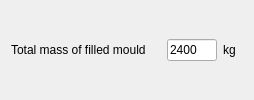
                   <widget class="QWidget" name="widget_totalMassFilledMould" native="true">
                    <property name="sizePolicy">
                     <sizepolicy hsizetype="Fixed" vsizetype="Fixed">
                      <horstretch>0</horstretch>
                      <verstretch>0</verstretch>
                     </sizepolicy>
                    </property>
                    <property name="minimumSize">
                     <size>
                      <width>100</width>
                      <height>0</height>
                     </size>
                    </property>
                    <layout class="QHBoxLayout" name="horizontalLayout_28">
                     <property name="topMargin">
                      <number>0</number>
                     </property>
                     <property name="bottomMargin">
                      <number>0</number>
                     </property>
                     <item>
                      <widget class="QLabel" name="label_totalMassFilledMould">
                       <property name="sizePolicy">
                        <sizepolicy hsizetype="Fixed" vsizetype="MinimumExpanding">
                         <horstretch>0</horstretch>
                         <verstretch>0</verstretch>
                        </sizepolicy>
                       </property>
                       <property name="minimumSize">
                        <size>
                         <width>150</width>
                         <height>0</height>
                        </size>
                       </property>
                       <property name="text">
                        <string>Total mass of filled mould</string>
                       </property>
                       <property name="alignment">
                        <set>Qt::AlignJustify|Qt::AlignVCenter</set>
                       </property>
                      </widget>
                     </item>
                     <item alignment="Qt::AlignLeft">
                      <widget class="QLineEdit" name="lineEdit_totalMassFilledMould">
                       <property name="enabled">
                        <bool>true</bool>
                       </property>
                       <property name="sizePolicy">
                        <sizepolicy hsizetype="Fixed" vsizetype="Fixed">
                         <horstretch>0</horstretch>
                         <verstretch>0</verstretch>
                        </sizepolicy>
                       </property>
                       <property name="minimumSize">
                        <size>
                         <width>30</width>
                         <height>0</height>
                        </size>
                       </property>
                       <property name="maximumSize">
                        <size>
                         <width>50</width>
                         <height>16777215</height>
                        </size>
                       </property>
                       <property name="toolTip">
                        <string>&lt;html&gt;&lt;head/&gt;&lt;body&gt;&lt;p&gt;This factor will multiple the values contained in the files being read. If the files are already in terms of equivalent gravity (g), then a value equal to 1 should be inserted&lt;/p&gt;&lt;/body&gt;&lt;/html&gt;</string>
                       </property>
                       <property name="text">
                        <string>2400</string>
                       </property>
                       <property name="maxLength">
                        <number>8</number>
                       </property>
                      </widget>
                     </item>
                     <item alignment="Qt::AlignLeft">
                      <widget class="QLabel" name="label_totalMassFilledMouldUnits">
                       <property name="sizePolicy">
                        <sizepolicy hsizetype="Preferred" vsizetype="Fixed">
                         <horstretch>0</horstretch>
                         <verstretch>0</verstretch>
                        </sizepolicy>
                       </property>
                       <property name="minimumSize">
                        <size>
                         <width>20</width>
                         <height>0</height>
                        </size>
                       </property>
                       <property name="text">
                        <string>kg</string>
                       </property>
                      </widget>
                     </item>
                    </layout>
                   </widget>
